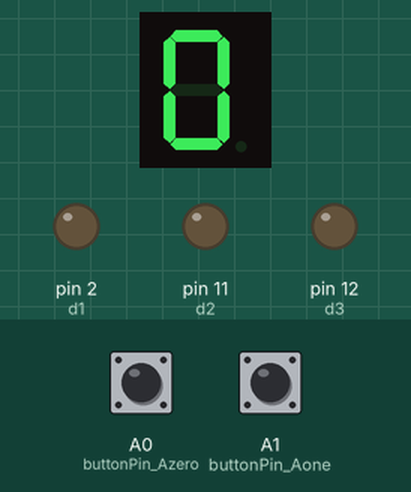
Bench run of a sketch on a simulated Arduino Uno, built with avr-gcc and run on an emulated ATmega328P. Shown: 1-digit seven-segment display, output pins drawn as LEDs (lit = HIGH). Wiring (inferred from the names in the program): 1-digit 7-segment display, segments lit when HIGH: segments pin 3, pin 13, pin 8, pin 6, pin 5, pin 4, pin 9, pin 7. The inputs (shaded band) are chosen by the test bench; at power-on: A0 (buttonPin_Azero) LOW, A1 (buttonPin_Aone) LOW. The segment pins are drawn as the display they are named for; pins used as bus, display or sensor lines are not drawn.

Above: at 1.2 s.
1.3 s: A0 (buttonPin_Azero) pulled HIGH for 0.15 s
At 2.2 s:
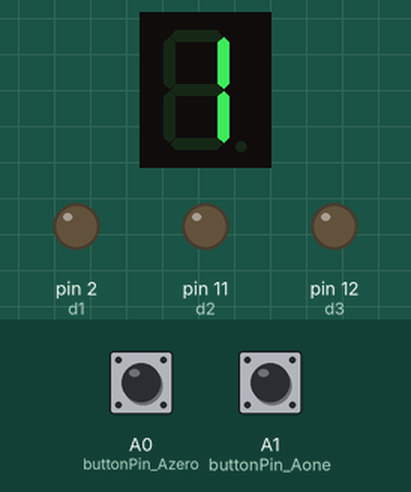
3.3 s: A1 (buttonPin_Aone) pulled HIGH for 3.2 s
At 10.7 s:
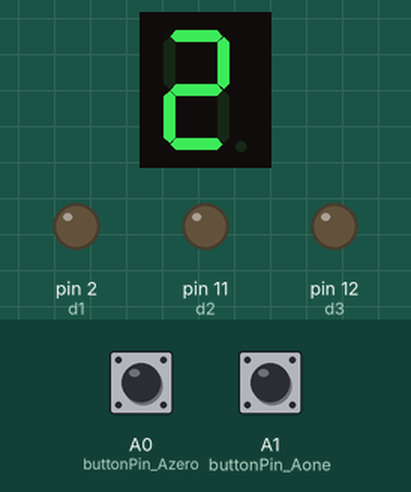
Timing chart, 0 to 12.2 s (numbered marks = the images above; inputs shaded):
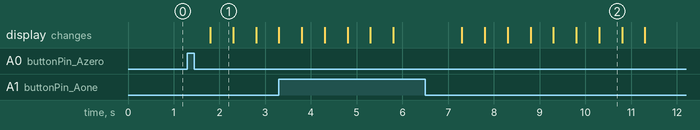

Measured:
- after the input at 1.3 s, the display: changes after 0.50 s (image 1)
- what the display in image 1 shows lasts 0.5 s, from 1.8 s to 2.3 s

The sketch:

ACT08.ino
```cpp
//Constants
const int buttonPin_Azero = A0;
const int buttonPin_Aone = A1;

//Variables
int a = 3;//2
int b = 13;//3
int c = 8;//4
int d = 6;//5
int e = 5;//6
int f = 4;//7
int g = 9;//8
int dp = 7;//9

int d4 = 10;//10
int d3 = 12;//11
int d2 = 11;//12
int d1 = 2;//13

int counter = 0;

int buttonAzeroState = 0;
int buttonAoneState = 0;
//Array
const int myPins[] = {a,b,c,d,e,f,g,dp,d4,d3,d2,d1};

void setup() {
  // put your setup code here, to run once:

  //set all the pins of the LED display as output
  pinMode(d1, OUTPUT);
  pinMode(d2, OUTPUT);
  pinMode(d3, OUTPUT);
  pinMode(d4, OUTPUT);
  pinMode(a, OUTPUT);
  pinMode(b, OUTPUT);
  pinMode(c, OUTPUT);
  pinMode(d, OUTPUT);
  pinMode(e, OUTPUT);
  pinMode(f, OUTPUT);
  pinMode(g, OUTPUT);
  pinMode(dp, OUTPUT);

  pinMode(A0, INPUT);
  pinMode(A1, INPUT);

  //Set to 0
  digital_0();

  digitalWrite(d1, LOW);
  digitalWrite(d2, LOW);
  digitalWrite(d3, LOW);
  digitalWrite(d4, LOW);
}

void loop() {
  // put your main code here, to run repeatedly:
  //set 1st digit


  buttonAzeroState = digitalRead(buttonPin_Azero);
  buttonAoneState = digitalRead(buttonPin_Aone);

  if(buttonAzeroState == HIGH)
  {
    while(counter < 10)
      {
        switch(counter)
        {
          case 0:
            digital_0();
            break;
          case 1:
            digital_1();
            break;
          case 2:
            digital_2();
            break;
          case 3:
            digital_3();
            break;
          case 4:
            digital_4();
            break;
          case 5:
            digital_5();
            break;
          case 6:
            digital_6();
            break;
          case 7:
            digital_7();
            break;
          case 8:
            digital_8();
            break;
          case 9:
            digital_9();
            break;

          default:
            break;
          }
      counter++;
      delay(500);
      }
  }

    if(buttonAoneState == HIGH)
    {
    while(counter > -1)
      {
        switch(counter)
        {
          case 0:
            digital_0();
            break;
          case 1:
            digital_1();
            break;
          case 2:
            digital_2();
            break;
          case 3:
            digital_3();
            break;
          case 4:
            digital_4();
            break;
          case 5:
            digital_5();
            break;
          case 6:
            digital_6();
            break;
          case 7:
            digital_7();
            break;
          case 8:
            digital_8();
            break;
          case 9:
            digital_9();
            break;

          default:
            break;
         }
      counter--;
      delay(500);
    }

  }

}

void digital_0(void) //display 0 to the 7-segment
{
  digitalWrite(a,HIGH);
  digitalWrite(b,HIGH);
  digitalWrite(c,HIGH);
  digitalWrite(dp,LOW);
  digitalWrite(d,HIGH);
  digitalWrite(e,HIGH);
  digitalWrite(f,HIGH);
  digitalWrite(g,LOW);
}

void digital_1(void) //display 1 to the 7-segment
{
  digitalWrite(a,LOW);
  digitalWrite(b,HIGH);
  digitalWrite(c,HIGH);
  digitalWrite(dp,LOW);
  digitalWrite(d,LOW);
  digitalWrite(e,LOW);
  digitalWrite(f,LOW);
  digitalWrite(g,LOW);
}

void digital_2(void) //display 2 to the 7-segment
{
  digitalWrite(a,HIGH);
  digitalWrite(b,HIGH);
  digitalWrite(c,LOW);
  digitalWrite(dp,LOW);
  digitalWrite(d,HIGH);
  digitalWrite(e,HIGH);
  digitalWrite(f,LOW);
  digitalWrite(g,HIGH);
}

void digital_3(void) //display 3 to the 7-segment
{
  digitalWrite(a,HIGH);
  digitalWrite(b,HIGH);
  digitalWrite(c,HIGH);
  digitalWrite(dp,LOW);
  digitalWrite(d,HIGH);
  digitalWrite(e,LOW);
  digitalWrite(f,LOW);
  digitalWrite(g,HIGH);
}

void digital_4(void) //display 4 to the 7-segment
{
  digitalWrite(a,LOW);
  digitalWrite(b,HIGH);
  digitalWrite(c,HIGH);
  digitalWrite(dp,LOW);
  digitalWrite(d,LOW);
  digitalWrite(e,LOW);
  digitalWrite(f,HIGH);
  digitalWrite(g,HIGH);
}

void digital_5(void) //display 5 to the 7-segment
{
  digitalWrite(a,HIGH);
  digitalWrite(b,LOW);
  digitalWrite(c,HIGH);
  digitalWrite(dp,LOW);
  digitalWrite(d,HIGH);
  digitalWrite(e,LOW);
  digitalWrite(f,HIGH);
  digitalWrite(g,HIGH);
}

void digital_6(void) //display 6 to the 7-segment
{
  digitalWrite(a,HIGH);
  digitalWrite(b,LOW);
  digitalWrite(c,HIGH);
  digitalWrite(dp,LOW);
  digitalWrite(d,HIGH);
  digitalWrite(e,HIGH);
  digitalWrite(f,HIGH);
  digitalWrite(g,HIGH);
}

void digital_7(void) //display 7 to the 7-segment
{
  digitalWrite(a,HIGH);
  digitalWrite(b,HIGH);
  digitalWrite(c,HIGH);
  digitalWrite(dp,LOW);
  digitalWrite(d,LOW);
  digitalWrite(e,LOW);
  digitalWrite(f,LOW);
  digitalWrite(g,LOW);
}

void digital_8(void) //display 8 to the 7-segment
{
  digitalWrite(a,HIGH);
  digitalWrite(b,HIGH);
  digitalWrite(c,HIGH);
  digitalWrite(dp,LOW);
  digitalWrite(d,HIGH);
  digitalWrite(e,HIGH);
  digitalWrite(f,HIGH);
  digitalWrite(g,HIGH);
}

void digital_9(void) //display 9 to the 7-segment
{
  digitalWrite(a,HIGH);
  digitalWrite(b,HIGH);
  digitalWrite(c,HIGH);
  digitalWrite(dp,LOW);
  digitalWrite(d,LOW);
  digitalWrite(e,LOW);
  digitalWrite(f,HIGH);
  digitalWrite(g,HIGH);
}

void digital_A(void) //display A to the 7-segment
{
  digitalWrite(a,HIGH);
  digitalWrite(b,HIGH);
  digitalWrite(c,HIGH);
  digitalWrite(dp,LOW);
  digitalWrite(d,LOW);
  digitalWrite(e,HIGH);
  digitalWrite(f,HIGH);
  digitalWrite(g,HIGH);
}

void digital_b(void) //display B to the 7-segment
{
  digitalWrite(a,LOW);
  digitalWrite(b,LOW);
  digitalWrite(c,HIGH);
  digitalWrite(dp,LOW);
  digitalWrite(d,HIGH);
  digitalWrite(e,HIGH);
  digitalWrite(f,HIGH);
  digitalWrite(g,HIGH);
}

void digital_C(void) //display C to the 7-segment
{
  digitalWrite(a,HIGH);
  digitalWrite(b,LOW);
  digitalWrite(c,LOW);
  digitalWrite(dp,LOW);
  digitalWrite(d,HIGH);
  digitalWrite(e,HIGH);
  digitalWrite(f,HIGH);
  digitalWrite(g,LOW);
}

void digital_d(void) //display D to the 7-segment
{
  digitalWrite(a,LOW);
  digitalWrite(b,HIGH);
  digitalWrite(c,HIGH);
  digitalWrite(dp,LOW);
  digitalWrite(d,HIGH);
  digitalWrite(e,HIGH);
  digitalWrite(f,LOW);
  digitalWrite(g,HIGH);
}

void digital_E(void) //display E to the 7-segment
{
  digitalWrite(a,HIGH);
  digitalWrite(b,LOW);
  digitalWrite(c,LOW);
  digitalWrite(dp,LOW);
  digitalWrite(d,HIGH);
  digitalWrite(e,HIGH);
  digitalWrite(f,HIGH);
  digitalWrite(g,HIGH);
}

void digital_F(void) //display F to the 7-segment
{
  digitalWrite(a,HIGH);
  digitalWrite(b,LOW);
  digitalWrite(c,LOW);
  digitalWrite(dp,LOW);
  digitalWrite(d,LOW);
  digitalWrite(e,HIGH);
  digitalWrite(f,HIGH);
  digitalWrite(g,HIGH);
}

void dp_display()
{
  digitalWrite(a,LOW);
  digitalWrite(b,LOW);
  digitalWrite(c,LOW);
  digitalWrite(dp,LOW);
  digitalWrite(d,LOW);
  digitalWrite(e,LOW);
  digitalWrite(f,LOW);
  digitalWrite(g,LOW);
}
```
